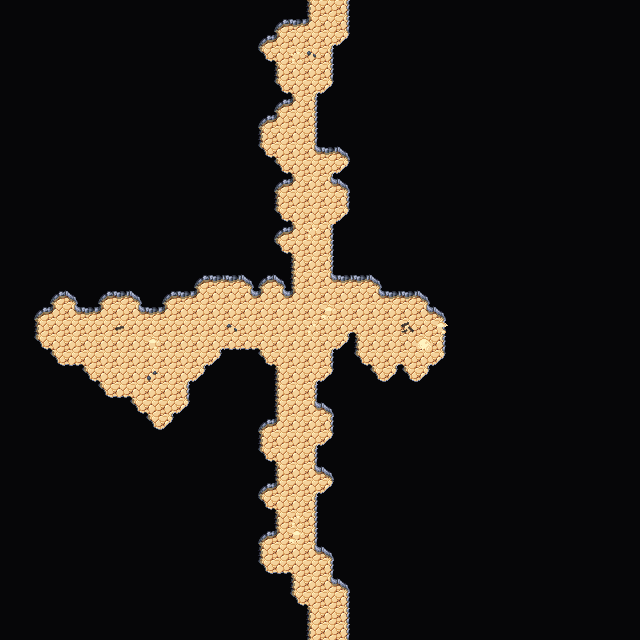

This game map was drawn from its Tiled (.tmx) file and the tilesets committed beside it. A one-line description and the trimmed map source follow:
An orthogonal 40x40 tile map with 16x16 px tiles, 4 tile layers (Collision, Background, Walls, Clutter), 2 tilesets and 2 objects.

<map version="1.5" tiledversion="1.7.2" orientation="orthogonal" renderorder="right-down" width="40" height="40" tilewidth="16" tileheight="16" infinite="0" nextlayerid="7" nextobjectid="63">
 <editorsettings>
  <export target="wastetown..tmx" format="tmx" />
 </editorsettings>
 <tileset firstgid="1" source="../../../tileset/main.tsx" />
 <tileset firstgid="3477" source="../../../tileset/buildings.tsx" />
 <layer id="6" name="Collision" width="40" height="40">
  <data>[1600 cells, 0 non-empty, 0 distinct tile ids]</data>
 </layer>
 <layer id="1" name="Background" width="40" height="40">
  <data>[1600 cells, 1600 non-empty, 1 distinct tile ids]</data>
 </layer>
 <layer id="2" name="Walls" width="40" height="40">
  <data>[1600 cells, 1483 non-empty, 17 distinct tile ids]</data>
 </layer>
 <layer id="3" name="Clutter" width="40" height="40">
  <properties>
   <property name="spriteLayer" type="bool" value="true" />
  </properties>
  <data>[1600 cells, 14 non-empty, 9 distinct tile ids]</data>
 </layer>
 <objectgroup id="4" name="Objects">
  <object id="61" template="../../../obj/door_down.tx" x="320.833" y="17.3333">
   <properties>
    <property name="teleport" value="../common/maps/map/cave/cave_multilevel_4/cave_23B6.tmx" />
    <property name="teleportObjectId" value="62" />
   </properties>
  </object>
  <object id="62" template="../../../obj/door_up.tx" x="321.155" y="639.909">
   <properties>
    <property name="teleport" value="../common/maps/map/cave/cave_multilevel_4/cave_23D6.tmx" />
    <property name="teleportObjectId" value="61" />
   </properties>
  </object>
 </objectgroup>
</map>
